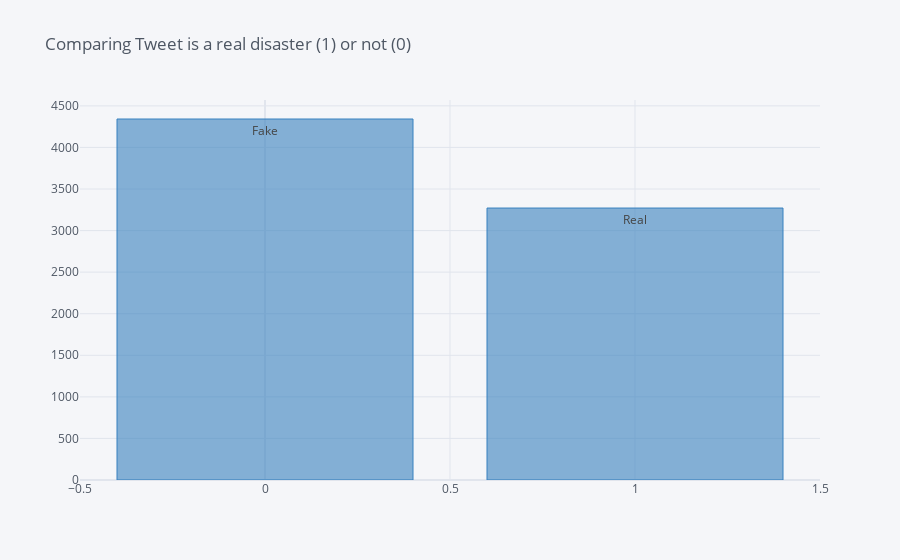

The notebook cell saved with this chart:
### Code cell
train.target.value_counts().iplot(kind='bar',text=['Fake', 'Real'], title='Comparing Tweet is a real disaster (1) or not (0)',color=['blue'])

### Figure 1 — Plotly figure (JSON) as saved in the notebook; plotly's stock layout.template omitted (floating-point values rounded to 4 significant figures)
{"data": [{"marker": {"color": "rgba(55, 128, 191, 0.6)", "line": {"color": "rgba(55, 128, 191, 1.0)", "width": 1}}, "name": "count", "orientation": "v", "text": ["Fake", "Real"], "x": [0, 1], "y": [4342, 3271], "type": "bar"}], "layout": {"legend": {"bgcolor": "#F5F6F9", "font": {"color": "#4D5663"}}, "paper_bgcolor": "#F5F6F9", "plot_bgcolor": "#F5F6F9", "title": {"font": {"color": "#4D5663"}, "text": "Comparing Tweet is a real disaster (1) or not (0)"}, "xaxis": {"gridcolor": "#E1E5ED", "showgrid": true, "tickfont": {"color": "#4D5663"}, "title": {"font": {"color": "#4D5663"}, "text": ""}, "zerolinecolor": "#E1E5ED"}, "yaxis": {"gridcolor": "#E1E5ED", "showgrid": true, "tickfont": {"color": "#4D5663"}, "title": {"font": {"color": "#4D5663"}, "text": ""}, "zerolinecolor": "#E1E5ED"}}}
